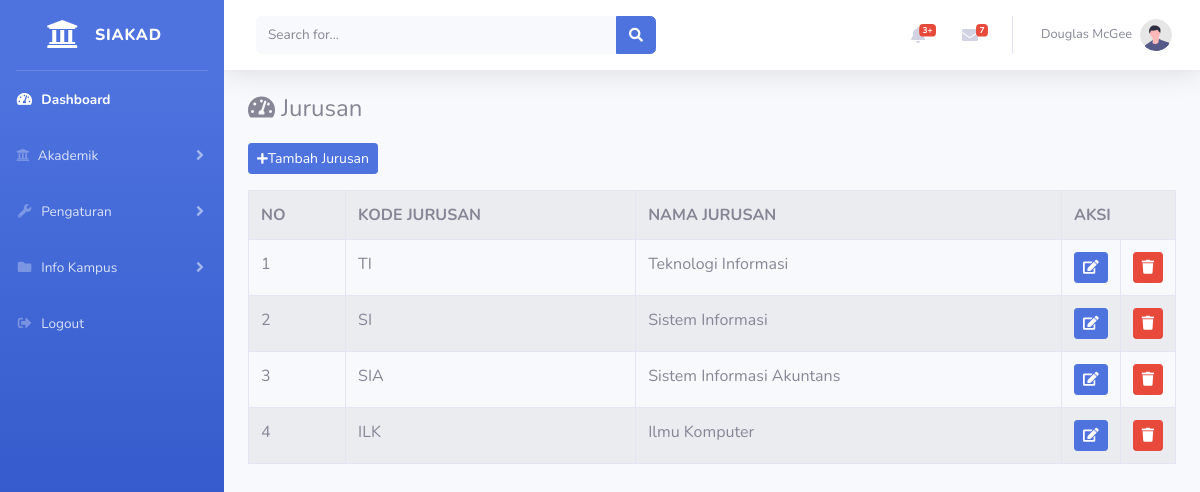
/index.php/administrator/jurusan, run on the app's committed database.
### tables this page shows
CREATE TABLE `jurusan` (
  `id_jurusan` int(11) NOT NULL,
  `kode_jurusan` varchar(3) NOT NULL,
  `nama_jurusan` varchar(25) NOT NULL
);

### application/controllers/administrator/jurusan.php (called while the page is built, shortened)
<?php
class Jurusan extends CI_Controller{
	public function index(){
		$data['jurusan'] = $this->jurusan_model->tampil_data()->result();
		$this->load->view('templates_administrator/header');
		$this->load->view('templates_administrator/sidebar');
		$this->load->view('administrator/jurusan', $data);
		$this->load->view('templates_administrator/footer');
	}
}

### index.php (called while the page is built, shortened)
<?php
require_once BASEPATH.'core/CodeIgniter.php';

### application/models/jurusan_model.php (called while the page is built, shortened)
<?php
class Jurusan_model extends CI_Model{
	public function tampil_data(){
		return $this->db->get('jurusan');
	}
}

### application/views/administrator/jurusan.php (the view, shortened to what this page needs)
<div class="container-fluid">
	<h4>
        <i class="fas fa-tachometer-alt mb-3"></i> Jurusan
    </h4>
    <a href="<?= base_url('administrator/jurusan/input') ?>" class="btn btn-sm btn-primary mb-3"><i class="fas fa-sm fa-plus"></i>Tambah Jurusan</a>
    <table class="table table-bordered table-striped table-hover">
    	<tr>
    		<th>NO</th>
    		<th>KODE JURUSAN</th>
    		<th>NAMA JURUSAN</th>
    		<th colspan="2">AKSI</th>
    	</tr>
    	<?php
    	$i = 1;
    	foreach($jurusan as $jrs) : ?>
    	<tr>
    		<td><?= $i++ ?></td>
    		<td><?= $jrs->kode_jurusan ?></td>
    		<td><?= $jrs->nama_jurusan ?></td>
    		<td width="20px">
    			<a href="<?= base_url('administrator/jurusan/update/').$jrs->id_jurusan ?>" class="btn btn-sm btn-primary"><i class="fa fa-edit"></i></a>
    		</td>
    		<td width="20px">
    			<a href="<?= base_url('administrator/jurusan/delete/').$jrs->id_jurusan ?>" class="btn btn-sm btn-danger"><i class="fa fa-trash"></i></a>
    		</td>
    	</tr>
    	<?php endforeach; ?>
    </table>
</div>

### data on the page
jurusan: kode_jurusan "TI", nama_jurusan "Teknologi Informasi"
jurusan: kode_jurusan "SI", nama_jurusan "Sistem Informasi"
jurusan: kode_jurusan "SIA", nama_jurusan "Sistem Informasi Akuntans"
jurusan: kode_jurusan "ILK", nama_jurusan "Ilmu Komputer"
